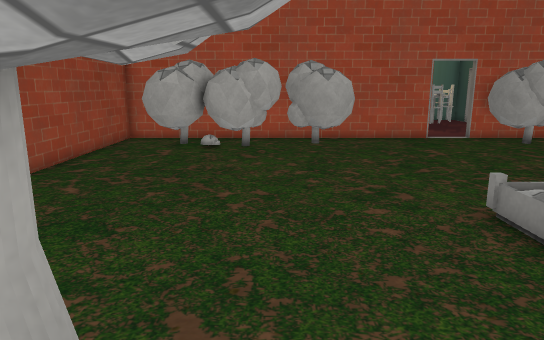
[1] (above)

16 first-person views from a walk through a Unity game level. The camera is 1.4 m above the floor, tilts 12° down and sees 70° across. Doors are open. The floor is counted in squares, 0.5 m on a side. Each view is taken from the middle of a square. On the plan, view 1 faces up. The plan holds only what a view shows up to about 20 squares ahead; the rest is blank. The place goes on beyond the plan. The player character is not drawn. Some surface patterns are stand-ins.

[2]
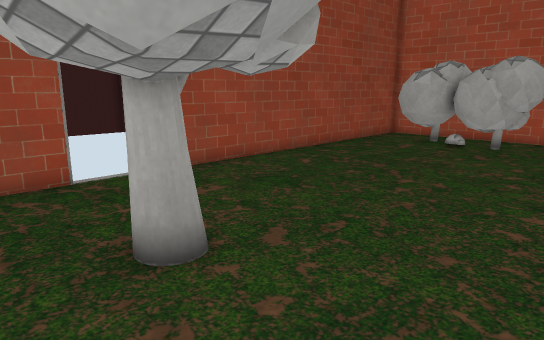

[3]
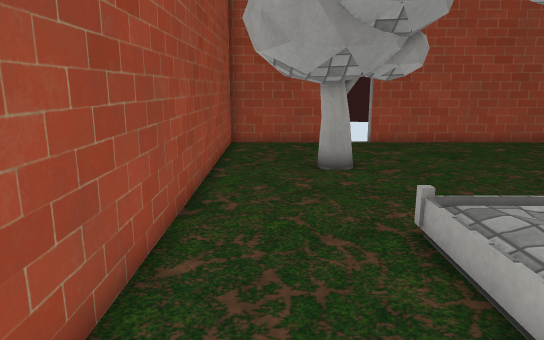

[4]
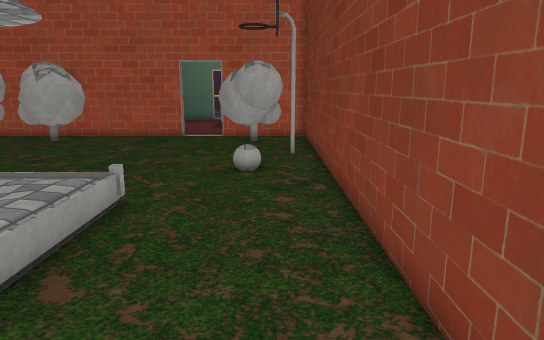

[5]
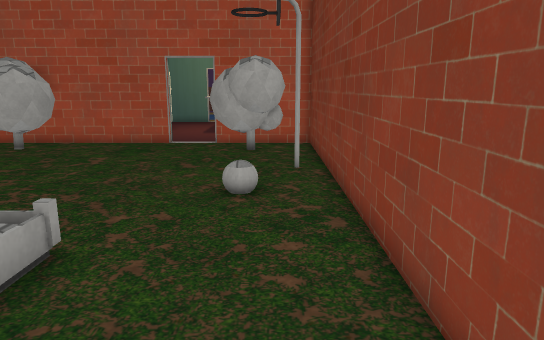

[6]
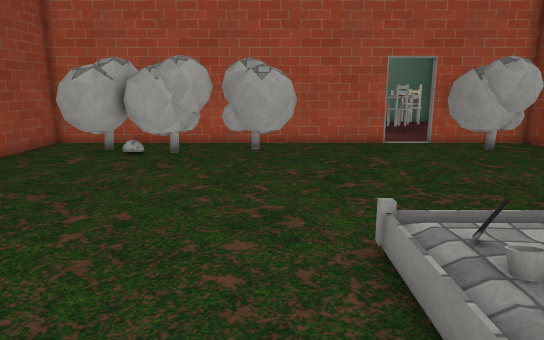

[7]
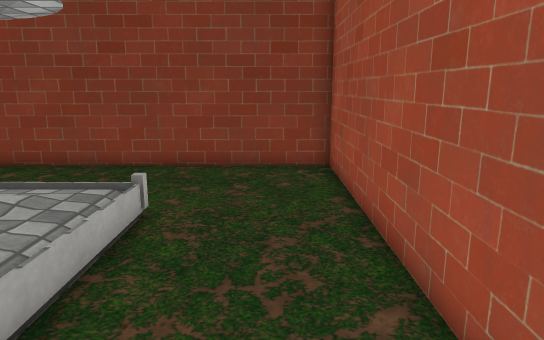

[8]
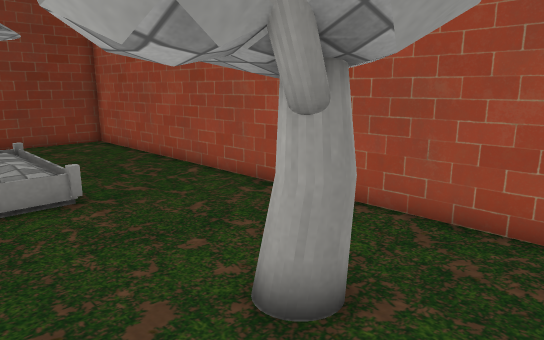

[9]
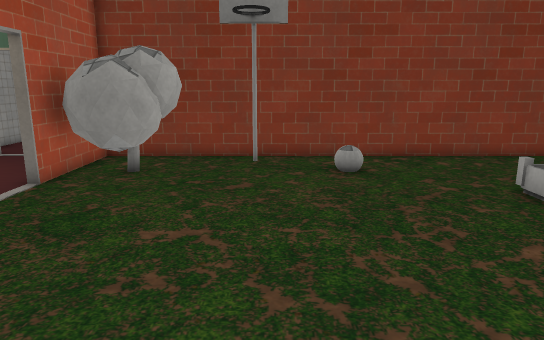

[10]
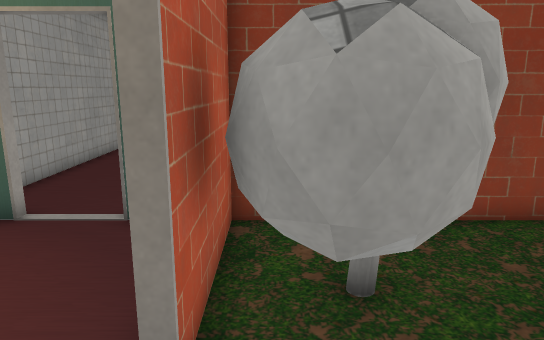

[11]
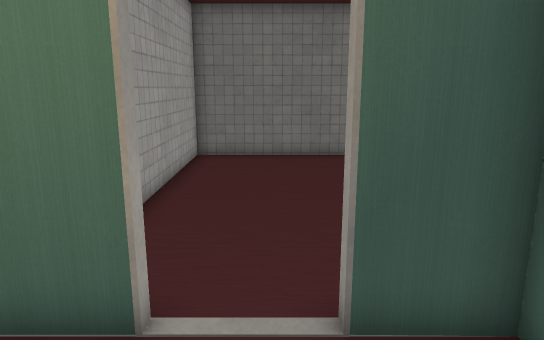

[12]
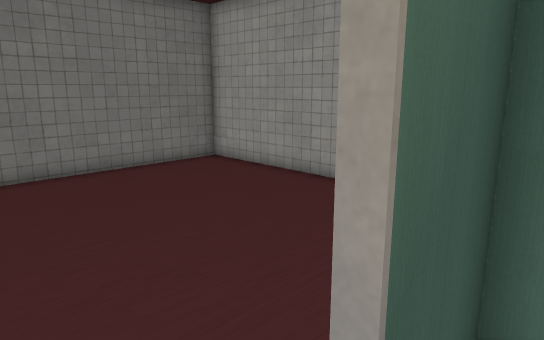

[13]
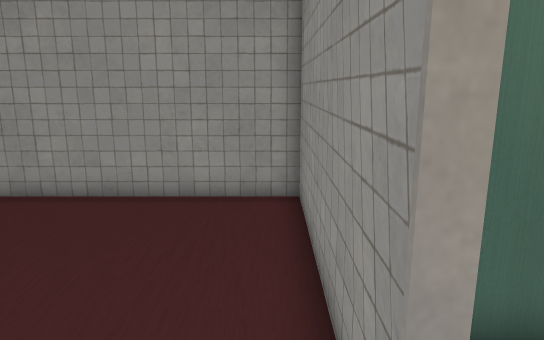

[14]
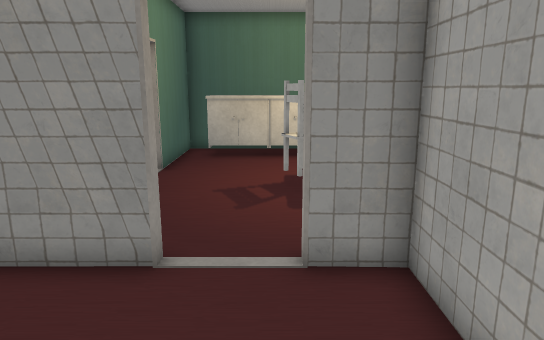

[15]
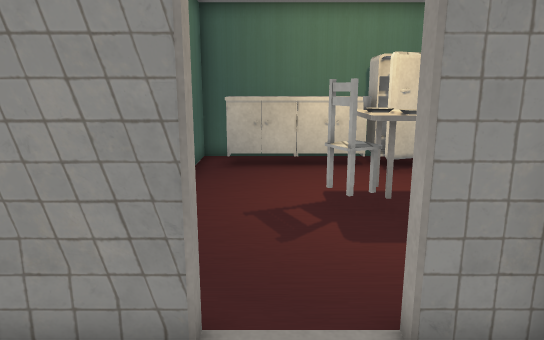

[16]
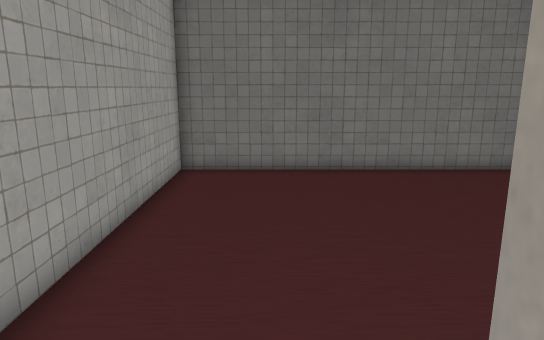

### Floor plan
Key: @ floor where view 1 was taken; # wall or solid block; . floor; D open door; = window, fence, low wall or low ledge; ^ raised ledge; O other object.
Columns run from 8 left of view 1 to 28 right of it. Each row starts with its distance up from view 1.
 28             #OO...OOO   #############
 27             #OO...OOO...#...........#
 26             #OO....O....D...........#
 25             #OO.........D...........#
 24             #OO.........#...........#
 23             # O.........#...........#
 22 ####        #####DDD#####...........#
 21 #..#       ##......#### #...........#
 20 #. ###   ####......######...........#
 19 #.###########......######...........#
 18 #.#######.##.........##.#...........#
 17 #.....# ................#...........#
 16 #.......................#############
 15 #.......................#
 14 #.......................#
 13 #.......................#
 12 #....................O..#
 11 #.......................#
 10 #.......................#
  9 #.............  ........#
  8 #............OO^^OO.....#
  7 #............ ^  ^O.....#
  6 #............ #   ^.....#
  5 D............     ^.....#
  4 D..... ......#   ^O.....#
  3 D.... #......O  #OO.....#
  2 #....=##................#
  1 #..... .................#
  0 #.......@...............#
 -1 #.......................#
 -2 #########################

Positions as (right, up) in squares from view 1, and headings:
1: (0, 0), facing up
2: (4, -1), facing up-left
3: (12, 0), facing left
4: (14, -1), facing up
5: (14, 2), facing up
6: (3, 2), facing up
7: (2, 0), facing right
8: (-5, 6), facing down-right
9: (0, 15), facing right
10: (8, 21), facing right
11: (12, 25), facing right
12: (15, 26), facing down-right
13: (17, 26), facing down
14: (22, 26), facing left
15: (20, 25), facing left
16: (15, 25), facing right
